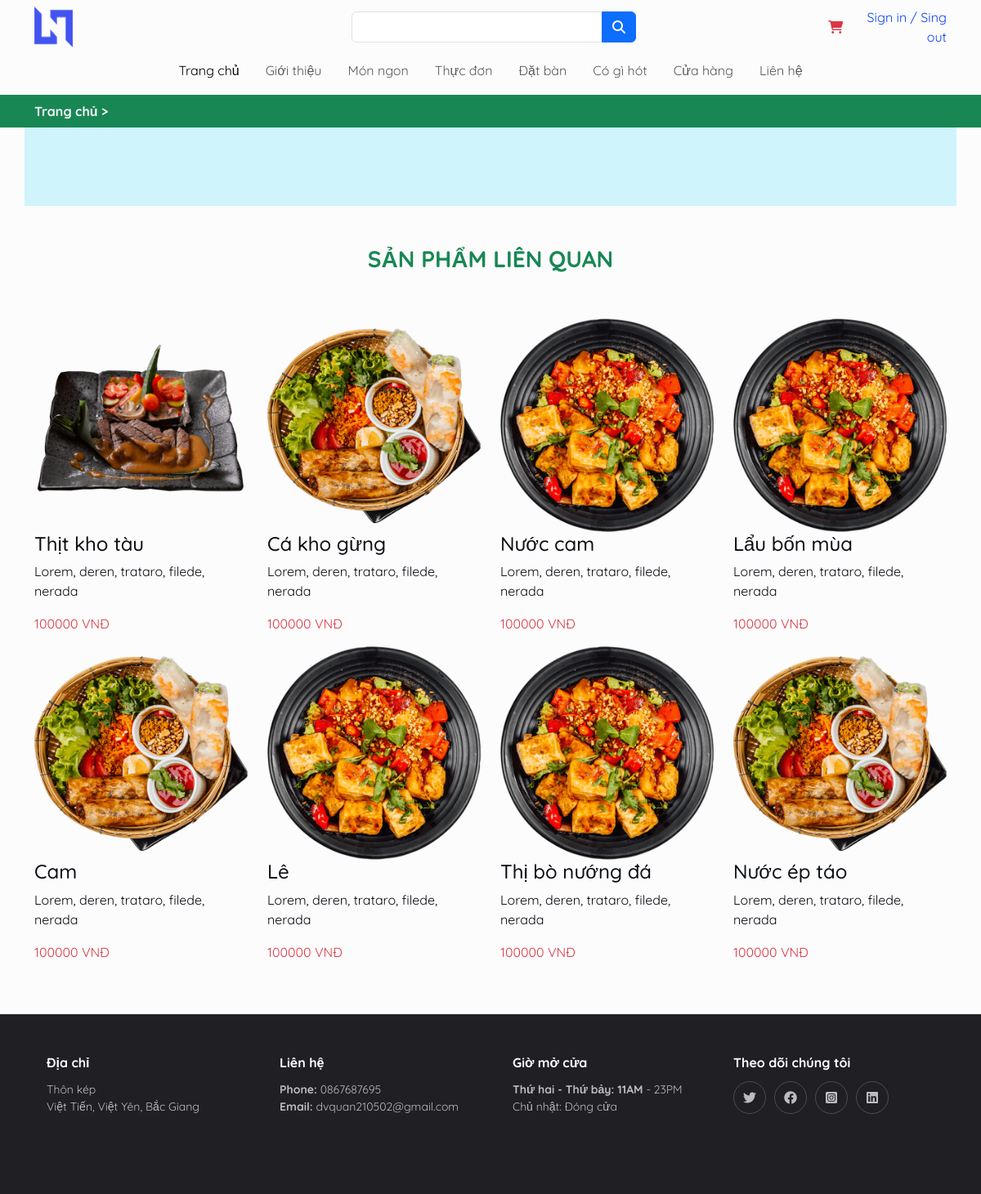
Page /Customer/fooddetailpage.php on the committed database.
### tables this page shows
CREATE TABLE `foods` (
  `food_id` char(10) NOT NULL,
  `menu_id` char(10) NOT NULL,
  `name` varchar(50) DEFAULT NULL,
  `images` char(100) DEFAULT NULL,
  `descriptions` text,
  `vote` decimal(2,1) DEFAULT NULL,
  `price` decimal(10,0) DEFAULT NULL,
  `quantity` int DEFAULT NULL,
  PRIMARY KEY (`food_id`),
  KEY `menu_id` (`menu_id`),
  CONSTRAINT `foods_ibfk_1` FOREIGN KEY (`menu_id`) REFERENCES `menu` (`menu_id`) ON DELETE CASCADE ON UPDATE CASCADE
);

### Customer/main.php (the view, shortened to what this page needs)
<?php
    function productFoods($total){
      include("../model/config.php");
      $sql = "SELECT food_id,name, images,price from foods limit ".$total.";";
      $rs = mysqli_query($conn,$sql);
      while($r = mysqli_fetch_assoc($rs)){
        ?>
        <div class="col-lg-3 menu-item">
          <a href="<?=$r['images']?>" class="glightbox"><img src="<?=$r['images']?>" class="menu-img img-fluid" alt=""></a>
          <h4 onclick="getId('<?=$r['food_id']?>');"><?=$r['name']?></h4>
          <p class="ingredients">
            Lorem, deren, trataro, filede, nerada
          </p>
          <p class="price text-danger">
            <?=$r['price']?> VNĐ
          </p>
        </div>
        <?php
      }
    }
      ?>

### Customer/fooddetailpage.php (shortened to what this page needs)
<!doctype html>
<html lang="en">
  <head>
  <title><?php
	include("main.php");
  ?></title>
  <link href="css/all.min.css" rel="stylesheet">
  <link href="css/bootstrap.min.css" rel="stylesheet">
	<link href="vendor/glightbox/css/glightbox.min.css" rel="stylesheet">
	<link href="vendor/swiper/swiper-bundle.min.css" rel="stylesheet">
	<link href="vendor/aos/aos.css" rel="stylesheet">
  <link href="css/main.css" rel="stylesheet">
  </head>
  <body>
		<header class="pt-2">
			<div class="container-fluid">
				<div class="container-xl">
					<div class="row header d-flex flex-wrap align-items-center justify-content-center justify-content-lg-start">
						<div class="col-4 header__logo"><img src="img/LOGO.png"></div>
						<div class="col-4 header__search align-middle">
							<form role="search" class="input-group px-2 pe-lg-0" name="frmSearch" id="frmSearch">
								<input class="form-control " type="search" name="txtKeyword" id="txtKeyword">
								<button class="btn btn-primary" type="button"><i class="fa-solid fa-magnifying-glass"></i></button>
							</form>
						</div>
						<div class="col-4 position-relative text-end">
							<div class="row">
								<div class="col-lg-4"></div>
								<div class="col-lg-4 text-end d-flex flex-wrap align-items-center  justify-content-lg-end">
								<a href="cart-page.php" class=""><i class="fa-solid fa-cart-shopping text-danger fs-0"></i></a>
								</div>
								<div class="col-lg-4">
									<div class="dropdown">
										<?php
											if(isset($_SESSION['username']) && isset($_SESSION['password']) && isset($_SESSION['permission'])){
												if(checkSignIn($_SESSION['username'],$_SESSION['password'],$_SESSION['permission'])){
												?>
												<a href="#" class="d-block link-dark text-decoration-none dropdown-toggle" data-bs-toggle="dropdown" aria-expanded="false">
													<img src="https://github.com/mdo.png" alt="mdo" width="32" height="32" class="rounded-circle">
												</a>
												<ul class="dropdown-menu">
													<li><a class="dropdown-item" href="#">Settings</a></li>
													<li><a class="dropdown-item" href="#">Profile</a></li>
													<li><hr class="dropdown-divider"></li>
													<li><a class="dropdown-item" href="#">Sign out</a></li>
												</ul>
												<?php
											}
											else{
												?>
												<a href="demo.php">Sign in / Sing out</a>
												<?php
											}
											}
											else{
												?>
												<a href="demo.php">Sign in / Sing out</a>
												<?php
											}
										?>
									</div>
								</div>
							</div>
						</div>
					</div>
				</div>
			</div>
		</header>
	<nav class="navbar navbar-expand-lg navbar-light text-light" aria-label="">
		<div class="container-xl">
			<div class="collapse navbar-collapse" id="mobile">
				<ul class="navbar-nav ms-auto me-auto mb-2 mb-lg-0">
					<li class="nav-item px-2">
						<a class="nav-link active" href="#">Trang chủ
						</a>
					</li>
					<li class="nav-item px-2">
						<a class="nav-link" href="#">Giới thiệu
						</a>
					</li>
					<li class="nav-item px-2">
						<a class="nav-link" href="#">Món ngon
						</a>
					</li>
					<li class="nav-item px-2">
						<a class="nav-link" href="#">Thực đơn
						</a>
					</li>
					<li class="nav-item px-2">
						<a class="nav-link " href="#" >Đặt bàn
						</a>
					</li>
					<li class="nav-item px-2">
						<a class="nav-link" href="#">Có gì hót
					</li>
					<li class="nav-item px-2">
						<a class="nav-link" href="#">Cửa hàng
						</a>
					</li>
					<li class="nav-item px-2">
						<a class="nav-link" href="#">Liên hệ
						</a>
					</li>
				</ul>
			</div>
		</div>
	</nav>
	<section id="menu" class="menu">
          <div class="container-fluid bg-success pt-2 pb-2" >
			<div class="container-xl">
				<div class="row align-items-center">
					<div class="text-light fw-bold ">Trang chủ > <?php
					?></div>
				</div>
			</div>
          </div>
		  <div class="container-xl pt-5 pb-5 bg-info-subtle">
		  </div>
		  <div class="container-xl pt-5 pb-5">
				<div class="row pb-5">
					<div class="col-lg-4 offset-4 text-center">
						<h3 class="fw-bold text-uppercase text-success">Sản phẩm liên quan</h3>
					</div>
				</div>
				<div class="row">
					<?php
						productFoods(8);
					?>
				</div>
		  </div>
        </section>
    <footer id="footer" class="footer">
        <div class="container">
          <div class="row gy-3">
            <div class="col-lg-3 col-md-6 d-flex">
              <div>
                <h4>Địa chỉ</h4>
                <p>
                  Thôn kép <br>
                  Việt Tiến, Việt Yên, Bắc Giang<br>
                </p>
              </div>
            </div>
            <div class="col-lg-3 col-md-6 footer-links d-flex">
              <div>
                <h4>Liên hệ</h4>
                <p>
                  <strong>Phone:</strong> 0867687695<br>
                  <strong>Email:</strong> dvquan210502@gmail.com<br>
                </p>
              </div>
            </div>
            <div class="col-lg-3 col-md-6 footer-links d-flex">
              <div>
                <h4>Giờ mở cửa</h4>
                <p>
                  <strong>Thứ hai - Thứ bảy: 11AM</strong> - 23PM<br>
                  Chủ nhật: Đóng cửa
                </p>
              </div>
            </div>
            <div class="col-lg-3 col-md-6 footer-links">
              <h4>Theo dõi chúng tôi</h4>
              <div class="social-links d-flex">
                <a href="#" class="twitter"><i class="fa-brands fa-twitter"></i></a>
                <a href="#" class="facebook"><i class="fa-brands fa-facebook"></i></a>
                <a href="#" class="instagram"><i class="fa-brands fa-square-instagram"></i></a>
                <a href="#" class="linkedin"><i class="fa-brands fa-linkedin"></i></a>
              </div>
            </div>
          </div>
        </div>
  </body>
</html>

### Customer/css/main.css (style rules this page uses)
:root { --font-default: "Open Sans", system-ui, -apple-system, "Segoe UI", Roboto, "Helvetica Neue", Arial, "Noto Sans", "Liberation Sans", sans-serif, "Apple Color Emoji", "Segoe UI Emoji", "Segoe UI Symbol", "Noto Color Emoji"; --font-primary: "Inter", sans-serif; --font-secondary: "Poppins", sans-serif; }
:root { --color-default: #0a0d13; --color-primary: #0d42ff; --color-secondary: #0e1d34; }
:root { scroll-behavior: smooth; }
.header .header__logo img { height: 50px; }
.footer { font-size: 14px; background-color: #1f1f24; padding: 50px 0; color: rgba(255, 255, 255, 0.7); }
.footer h4 { font-size: 16px; font-weight: bold; position: relative; padding-bottom: 5px; color: #fff; }
.footer .footer-links { margin-bottom: 30px; }
.footer .social-links a { display: flex; align-items: center; justify-content: center; width: 40px; height: 40px; border-radius: 50%; border: 1px solid rgba(255, 255, 255, 0.2); font-size: 16px; color: rgba(255, 255, 255, 0.7); margin-right: 10px; transition: 0.3s; }

### rows in the picture
foods: images (picture), name "Thịt kho tàu", price "100000"
foods: images (picture), name "Cá kho gừng", price "100000"
foods: images (picture), name "Nước cam", price "100000"
foods: images (picture), name "Lẩu bốn mùa", price "100000"
foods: images (picture), name "Cam", price "100000"
foods: images (picture), name "Lê", price "100000"
foods: images (picture), name "Thị bò nướng đá", price "100000"
foods: images (picture), name "Nước ép táo", price "100000"
